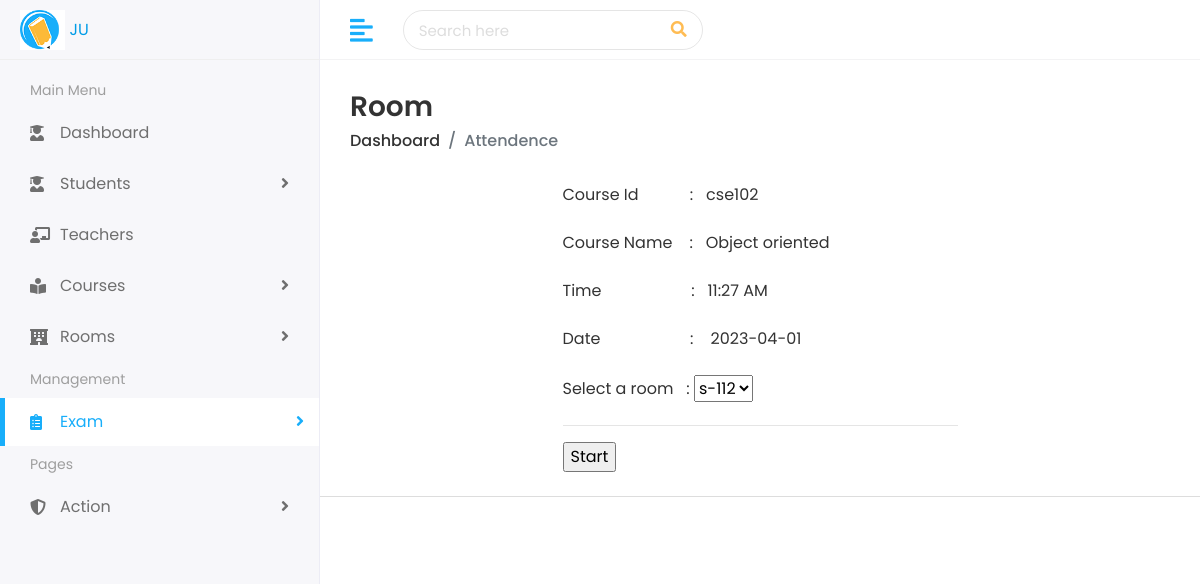
The app's page /teacher/attendence.php?examid=41 (signed in) with its own data.
### tables this page shows
CREATE TABLE `exam` (
  `examid` int NOT NULL,
  `date` date NOT NULL,
  `time` time NOT NULL,
  `course` varchar(200) NOT NULL,
  `rooms` json NOT NULL
);

CREATE TABLE `course` (
  `courseid` varchar(500) NOT NULL,
  `name` text NOT NULL
);

### teacher/attendence.php (the view, shortened to what this page needs)
<?php
include("header.php");
$examid = $_GET['examid'];
?>
<div class="page-wrapper">
    <div class="content container-fluid">
        <div class="page-header">
            <div class="row align-items-center">
                <div class="col">
                    <h3 class="page-title">Room</h3>
                    <ul class="breadcrumb">
                        <li class="breadcrumb-item"><a href="index.html">Dashboard</a></li>
                        <li class="breadcrumb-item active">Attendence</li>
                    </ul>
                </div>
            </div>
        </div>
        <div class="row">
            <div class="col-md-3"></div>
            <div class="col-md-6">
                <?php
                $query = "select * from exam where examid='" . $examid . "';";
                $result = $conn->query($query);
                if ($result->num_rows > 0) {
                    while ($row = $result->fetch_assoc()) {
                        $examid  = $row['examid'];
                        $date = $row['date'];
                        $time = $row['time'];
                        $course  = $row['course'];
                    }
                }
                $time = date('h:i A', strtotime($time));
                $query1 = "select * from course where courseid='" . $course . "';";
                $result1 = $conn->query($query1);
                if ($result1->num_rows > 0) {
                    while ($row1 = $result1->fetch_assoc()) {
                        $coursename  = $row1['name'];
                    }
                }
                ?>
                <div>Course Id &nbsp;&nbsp;&nbsp;&nbsp;&nbsp;&nbsp;&nbsp;&nbsp;&nbsp;&nbsp;&nbsp;:&nbsp;&nbsp;&nbsp;<?php echo $course ?></div>
                <br />
                <div>Course Name &nbsp;&nbsp;&nbsp;: &nbsp;&nbsp;<?php echo $coursename ?></div>
                <br />
                <div>Time&nbsp;&nbsp;&nbsp;&nbsp;&nbsp;&nbsp;&nbsp;&nbsp;&nbsp;&nbsp;&nbsp;&nbsp;&nbsp;&nbsp;&nbsp;&nbsp;&nbsp;&nbsp;&nbsp;&nbsp;&nbsp;:&nbsp;&nbsp; <?php echo $time ?></div>
                <br />
                <div>Date&nbsp;&nbsp;&nbsp;&nbsp;&nbsp;&nbsp;&nbsp;&nbsp;&nbsp;&nbsp;&nbsp;&nbsp;&nbsp;&nbsp;&nbsp;&nbsp;&nbsp;&nbsp;&nbsp;&nbsp;&nbsp;:&nbsp;&nbsp;&nbsp; <?php echo $date ?></div>
                <br />
                <form action="attendencelinkmaker.php" metho="GET">
                    <label for="rooms">Select a room&nbsp;&nbsp;&nbsp;:</label>
                    <select name="roomid" id="rooms">
                        <?php
                        $query = "select * from exam where examid='" . $examid . "';";
                        $result = $conn->query($query);
                        $rooms = "";
                        if ($result->num_rows > 0) {
                            while ($row = $result->fetch_assoc()) {
                                $rooms = $row['rooms'];
                            }
                        }
                        $obj = json_decode($rooms);
                        foreach ($obj as $roomid => $seats) {
                            if ($roomid == 'name') {
                                continue;
                            }
                            echo ' <option value="' . $roomid . '">' . $roomid . '</option>';
                        }
                        ?>
                    </select>
                    <hr>
                    <input type="submit" Value="Start" />
                </form>
                <br>
            </div>
            <div class="col-md-3"></div>
        </div>
    </div>
    <?php
    include("footer.php");
    ?>

### teacher/assets/css/style.css (style rules this page uses)
html { height: 100%; }
body { background-color: #fff; color: #333; font-family: 'Poppins', sans-serif; font-size: 1rem; height: 100%; line-height: 1.5; overflow-x: hidden; }
h1, h2, h3, h4, h5, h6 { font-family: 'Poppins', sans-serif; margin-top: 0; }
a { color: #009ce7; }
input, button, a { transition: all 0.4s ease; -moz-transition: all 0.4s ease; -o-transition: all 0.4s ease; -ms-transition: all 0.4s ease; -webkit-transition: all 0.4s ease; }
input, input:focus, button, button:focus { outline: none; }
ul, ol { padding: 0px; list-style: none; }
.page-wrapper { margin-left: 320px; padding-top: 60px; position: relative; transition: all 0.4s ease; }
.page-wrapper > .content { padding: 1.875rem 1.875rem 0; }
.page-header { margin-bottom: 1.875rem; }
.page-header .breadcrumb { background-color: transparent; color: #6c757d; font-size: 1rem; font-weight: 500; margin-bottom: 0; padding: 0; }
.page-header .breadcrumb a { color: #333; }
.page-title { font-size: 28px; font-weight: 600; color: #333; margin-bottom: 5px; }

### records on screen
exam: course "cse102", time "11:27 AM", date "2023-04-01"
course: name "Object oriented"

### other values on screen
form field roomid "s-112"
